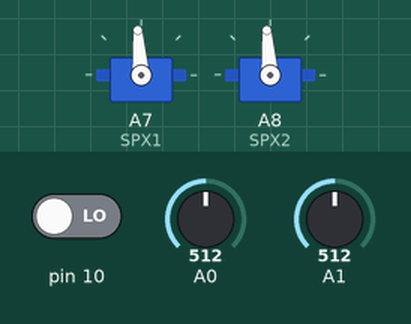
Simulated run of this sketch. Board: Arduino Mega 2560, built with avr-gcc and run on an emulated ATmega2560. Parts: 2 × servo. The inputs (shaded band) are chosen by the test bench; at power-on: A0 = 512, pin 10 LOW, A1 = 512. What the sketch prints to the serial monitor is not drawn.

Above: at 1.2 s.
1.3 s: A0 set to 42
4.3 s: A0 set to 37
At 4.8 s:
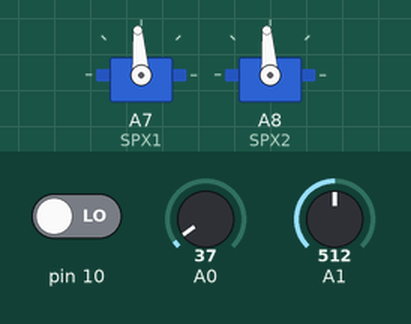
5.8 s: A0 set to 306
At 6.7 s:
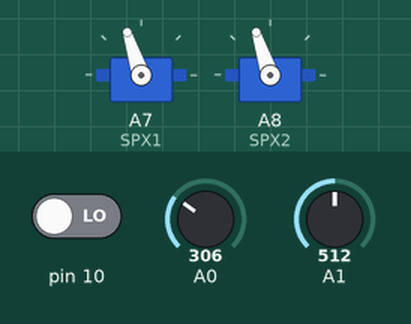
7.8 s: A0 set to 900
At 9.2 s:
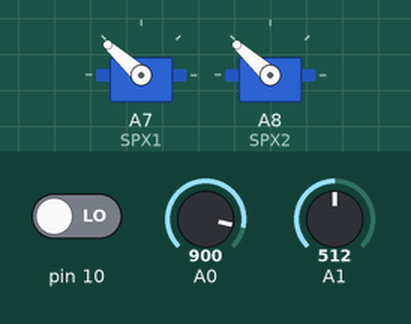
10.2 s: A0 set to 1023
At 11.5 s:
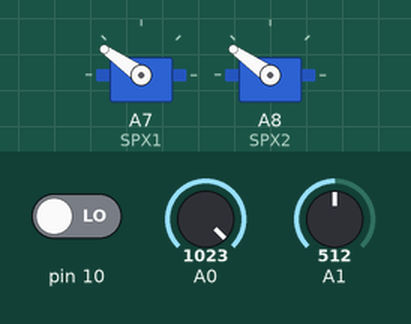
11.9 s: pin 10 driven HIGH
At 12.09 s:
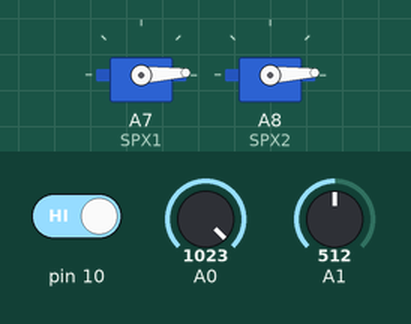
Timing chart, 0 to 14.7 s (numbered marks = the images above; inputs shaded):
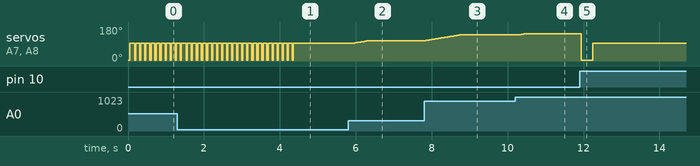

The sketch:

Vicotr_SPX_doubleM.ino
```cpp
/*//--------------------------motor active list-------------------------------------
   //make SPX move from vslue "SPXpower"
   //~5 or 180~598    NON BREAK STOP
   //6~44             MAX REVERSE
   //45~90            REVERVE
   //91~94            BREAK　STOP
   //95~141           FORWARD
   //142~179          MAX FORWARD */

//-------------------------------declare------------------------------------

#include<Servo.h>
Servo SPX1;
Servo SPX2;
int ASPXpower = 93; //Actual final power for SPX
int LASPXpower = 93; //Last actual final power for SPX
int LSPXpower = 93; //Last value of incame SPXpower
int ost = 0; //over speed time
int MBR = 30; //Motor Bound Rate
bool err = 0; //error accur
bool over145 = 0;

//------------------------------motor_void----------------------------------------------
void motor (int SPXpower, float nowSpeed, float maxSpeed, bool brake) {
  String htc; //how motor value change

  //make sure value don't raise sharply by accident & Let value be above 93
  if ((SPXpower - LSPXpower) >= 90 || SPXpower < 93) err = 1;

  //Tell the condition if error occur
  if (err) {
    Serial.print("ERROR OCCUR  ");
    Serial.print("Please Turn Down the Controller  ");
    Serial.print("NON BREAK STOP  ");
    SPX(3);
    delay(MBR);
    SPX(94);
    ASPXpower = 94;
    Serial.println("BREAK STOP  ");
  }

  //Activate the motor
  //STOP the motor
  if ((SPXpower == 93 || SPXpower == 94) && (LASPXpower == 93 || LASPXpower == 94)) {
    ASPXpower = SPXpower;
    SPX(ASPXpower);
    err = 0;
  }
  else if ((SPXpower == 93 || SPXpower == 94) && (LASPXpower != 93 && LASPXpower != 94)) {
    SPX(3);
    delay(MBR);
    ASPXpower = SPXpower;
    SPX(ASPXpower);
  }
  else if (brake == 1) {
    if (LASPXpower != 93 && LASPXpower != 94) {
      SPX(3);
      delay(300);
      htc += "3 ";
    }
    SPX(94);
    ASPXpower = 94;
    htc += "94";
  }

  //ACCELERATION NEGATIVE
  else if (SPXpower < LASPXpower) {
    if (!err) {
      for (int degree = LASPXpower ; (SPXpower <= degree && (SPXpower >= 94)) ; degree--) {
        htc = htc + degree + "　";
        SPX(degree);
        if (degree == 95) delay(50);
        else delay (MBR);
        ASPXpower = degree;
      }
    }
  }

  //Speed under limited speed
  if (nowSpeed < maxSpeed) {
    //ACCELERATION POSITIVE
    ost = 0;
    if (SPXpower > LASPXpower && !err && !brake) {
      for (int degree = LASPXpower ; (SPXpower >= degree && (SPXpower >= 94)) ; degree++) {
        htc = htc + degree + "　";
        SPX(degree);
        if (degree == 94) delay(50);
        else delay (MBR);
        ASPXpower = degree;
      }
    }
  }

  //Speed equal limited speed
  else if (nowSpeed == maxSpeed && SPXpower != 93 && SPXpower != 94) {
    if (SPXpower >= LASPXpower) {
      ASPXpower = LASPXpower;
      SPX(ASPXpower);
      ost = 1;
    }
  }

  //Speed over limited speed
  else if (nowSpeed > maxSpeed) {
    if (SPXpower >= LASPXpower) {
      if (SPXpower != 93 && SPXpower != 94) {
        int check = nowSpeed - maxSpeed + 0.5;
        ASPXpower = SPXpower - check * 2 - ost * 2;
        if (ASPXpower > LASPXpower) {
          ASPXpower = LASPXpower;
        }
        ost++;
        if (ASPXpower < 93) ASPXpower = 93;
        SPX(ASPXpower);
        htc = htc + ASPXpower + ost + "'";
        delay(100);
      }
    }
  }

  //Tell the condition
  if (SPXpower != LSPXpower || ASPXpower != LASPXpower) {
    Serial.print("(");
    Serial.print(SPXpower);
    Serial.print(",");
    Serial.print(LSPXpower);
    Serial.print(",");
    Serial.print(ASPXpower);
    Serial.print(",");
    Serial.print(LASPXpower);
    Serial.print(",");
    Serial.print(nowSpeed);
    Serial.print(",");
    Serial.print(maxSpeed);
    Serial.print(",");
    Serial.print(brake);
    Serial.print(")");
    Serial.print("\t");
    if ((ASPXpower == 93 || ASPXpower == 94) && (LASPXpower == 93 || LASPXpower == 94))
      Serial.print("BREAK STOPPED ");
    else if (((ASPXpower == 93 || ASPXpower == 94) && (LASPXpower != 93 && LASPXpower != 94)))
      Serial.print("BREAK STOPPING");
    else if (ASPXpower >= 95 && ASPXpower <= 141)
      Serial.print("FORWARD    ");
    else if (ASPXpower >= 142 && ASPXpower <= 179)
      Serial.print("MAX FORWARD");
    Serial.println(htc);
  }

  //Make value of LASPXpower & LSPXpower
  LASPXpower = ASPXpower;
  LSPXpower = SPXpower;

}


//------------------------------SPX_void----------------------------------------------
void SPX(int power) {
  SPX1.write(power);
  SPX2.write(power);
}

//------------------------------battery----------------------------------------
void battery(int vol) {
  vol = map(vol, 0, 1023, 0, 500);
  Serial.println(vol * 3);
}


//------------------------------setup----------------------------------------------
void setup() {
  Serial.begin(9600);
  SPX1.attach(A7);
  SPX2.attach(A8);
  SPX(93);
  Serial.println("BREAK STOP");
  int valueFromController = analogRead(A0);
  int changedValueFromController = map(valueFromController, 195, 800, 93, 145);
  if (changedValueFromController > 94) err = 1;
  SPX(100);
  SPX(4);
  SPX(93);
}


//------------------------------loop----------------------------------------------
void loop() {
  // get value from computer
  int maxSpeed;
  battery(analogRead(A1));
  //----------computer value in --------------------
  if (1) {
    while (Serial.available()) {
      int valueFromComputer = Serial.parseInt();
      //TAKE "O" AWAY
      if (valueFromComputer != 0) {
        Serial.print("Set MAX Speed to ");
        Serial.print(valueFromComputer);
        Serial.println("km/hr");
        maxSpeed = valueFromComputer;
      }
    }
  }
  //-----------controller value in----------------

  //get value from analog[Speed,controller]
  if (1) {

    // get value from controller [controller value]
    int valueFromController = analogRead(A0);
    int changedValueFromController = map(valueFromController, 0, 1023, 93, 145);

    // get value for Speed  [controller speed]
    int valueForSpeed = analogRead(A1);
    int changedValueForSpeed = map(valueForSpeed, 0, 1023, 0, 25);
    changedValueForSpeed = 0;
    maxSpeed = 20;

    //get value for brake   [cotroller brake]
    bool brake = digitalRead(10);

    // open motor loop
    motor(changedValueFromController, changedValueForSpeed, maxSpeed, brake);
  }
  delay(100);

}
```

Measured:
- the behaviour switches between 40 and 39 on A0 (found by bisection; images 0 and 1)
- after the input at 4.3 s, servo on A7 (SPX1), servo on A8 (SPX2): goes on until 4.4 s, then stays 94°
- after the input at 5.8 s, servo on A7 (SPX1), servo on A8 (SPX2): moves from 94° to 108° over 0.39 s, starting after 0.15 s
- after the input at 7.8 s, servo on A7 (SPX1), servo on A8 (SPX2): moves from 108° to 138° over 0.88 s, starting after 0.05 s
- after the input at 10.2 s, servo on A7 (SPX1), servo on A8 (SPX2): 138° → 145° after 0.11 s
- after the input at 11.9 s, servo on A7 (SPX1), servo on A8 (SPX2): 145° → 3° at once, → 94° 0.30 s later
- by itself, servo on A7 (SPX1), servo on A8 (SPX2): alternates 94° for 0.10 s and 3° for 0.03 s
